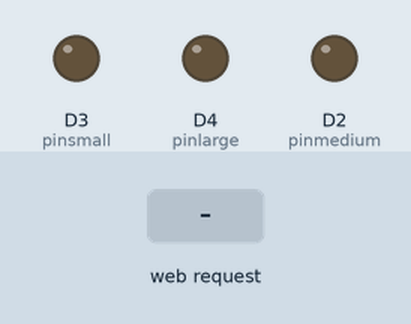
Simulated run of this sketch. Board: ESP8266 (NodeMCU). On the bench: output pins drawn as LEDs (lit = HIGH). The test bench sets the inputs (shaded band). What the sketch prints to the serial monitor is not drawn.

Above: at 1.2 s.
1.3 s: HTTP request GET /small received
At 1.7 s:
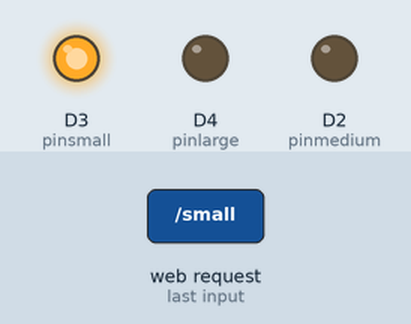
3.3 s: HTTP request GET /medium received
At 3.7 s:
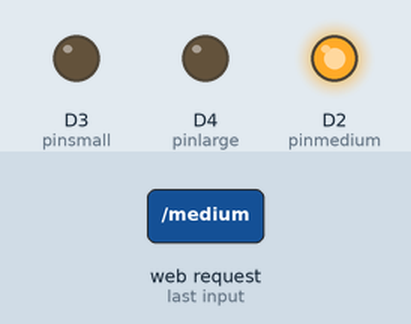
5.3 s: HTTP request GET /large received
At 5.6 s:
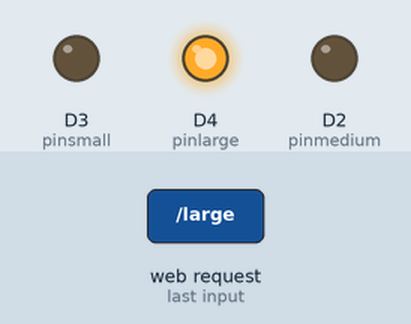
Timing chart, 0 to 8.3 s (numbered marks = the images above; inputs shaded):
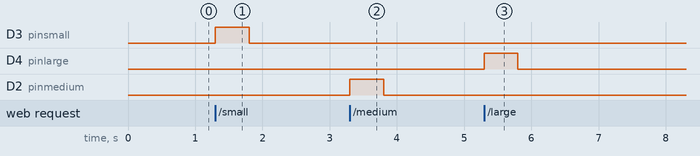

The sketch:

CaftiAIRv1.ino
```cpp
#include <Wire.h>
#include <ESP8266WiFi.h>
#include <ESP8266WebServer.h>

/* Put your SSID & Password */
const char* ssid = "CaftiAIR";
const char* password = "YOUR_PASSWORD";
ESP8266WebServer server(80);

bool power = LOW;
bool small = LOW;
bool medium = LOW;
bool large = LOW;
bool HasPower = LOW;

//Pin layout
const char pinpower = D1;
const char pinsmall = D3;
const char pinmedium = D2;
const char pinlarge = D4;

void setup() {

  //Serial Init

  //NPN MODE
  pinMode(pinpower, OUTPUT); //power
  pinMode(pinsmall, OUTPUT); //small
  pinMode(pinmedium, OUTPUT); //medium
  pinMode(pinlarge, OUTPUT); //large
  pinreset();


  //webserver
  WiFi.softAP(ssid, password);
  server.on("/", handle_OnConnect);
  server.on("/power", handle_power);
  server.on("/small", handle_coffee_s);
  server.on("/medium", handle_coffee_m);
  server.on("/large", handle_coffee_l);


  server.onNotFound(handle_NotFound);
  server.begin();
  Serial.println("HTTP Server Started");

}

void loop() {
  //werbserver
  server.handleClient();
}

void handle_OnConnect() {
  pinreset();
  server.send(200, "text/html", mainpage(HasPower));
}

void handle_power() {
  if (HasPower)
  HasPower = LOW;
  else
  HasPower = HIGH;
  server.send(200, "text/html", mainpage(HasPower));

  digitalWrite(pinpower, HIGH);
  delay(500);
  digitalWrite(pinpower, LOW);
}
void handle_coffee_s (){
  server.send(200, "text/html", mainpage(HasPower));
  digitalWrite(pinsmall, HIGH);
  delay(500);
  digitalWrite(pinsmall, LOW);
}
void handle_coffee_m (){
  server.send(200, "text/html", mainpage(HasPower));
  digitalWrite(pinmedium, HIGH);
  delay(500);
  digitalWrite(pinmedium, LOW);
}
void handle_coffee_l (){
  server.send(200, "text/html", mainpage(HasPower));
  digitalWrite(pinlarge, HIGH);
  delay(500);
  digitalWrite(pinlarge, LOW);
}

void handle_NotFound(){
  server.send(404, "text/plain", "Not found");
}

String mainpage(uint8_t HasPower){
  String ptr = "<!DOCTYPE html> <html>\n";
  ptr +="<head><meta name=\"viewport\" content=\"width=device-width, initial-scale=1.0, user-scalable=no\">\n";
  ptr +="<title>CaftiAIR</title>\n";
  ptr +="<style>html { font-family: Helvetica; display: inline-block; margin: 0px auto; text-align: center;}\n";
  ptr +="body{margin-top: 50px;} h1 {color: #444444;margin: 50px auto 30px;} h3 {color: #444444;margin-bottom: 50px;}\n";
  ptr +=".button {display: block;width: 80px;background-color: #1abc9c;border: none;color: white;padding: 13px 30px;text-decoration: none;font-size: 25px;margin: 0px auto 35px;cursor: pointer;border-radius: 4px;}\n";
  ptr +=".button-on {background-color: #3498db;}\n";
  ptr +=".button-on:active {background-color: #3498db;}\n";
  ptr +=".button-off {background-color: #34495e;}\n";
  ptr +=".button-off:active {background-color: #2c3e50;}\n";
  ptr +="p {font-size: 14px;color: #888;margin-bottom: 10px;}\n";
  ptr +="</style>\n";
  ptr +="</head>\n";
  ptr +="<body>\n";
  ptr +="<h1>CaftiAIR</h1>\n";

  if (HasPower){
    ptr +="<p>Power: ON</p><a class=\"button button-on\" href=\"/power\">Alim: ON</a>\n";
  } else{
    ptr +="<p>Power: OFF</p><a class=\"button button-off\" href=\"/power\">Alim: OFF</a>\n";
  }
  ptr +="<a class=\"button button-on\" href=\"/small\">Petit</a>\n";
  ptr +="<a class=\"button button-on\" href=\"/medium\">Moyen</a>\n";
  ptr +="<a class=\"button button-on\" href=\"/large\">Grand</a>\n";
  ptr +="</body>\n";
  ptr +="</html>\n";
  return ptr ;
}


void pinreset(){
  digitalWrite(pinpower, LOW);
  digitalWrite(pinsmall, LOW);
  digitalWrite(pinmedium, LOW);
  digitalWrite(pinlarge, LOW);
}
```

Measured:
- after the input at 1.3 s, D3 (pinsmall): LOW → HIGH at once, → LOW 0.50 s later
- after the input at 3.3 s, D2 (pinmedium): LOW → HIGH at once, → LOW 0.50 s later
- after the input at 5.3 s, D4 (pinlarge): LOW → HIGH at once, → LOW 0.50 s later
